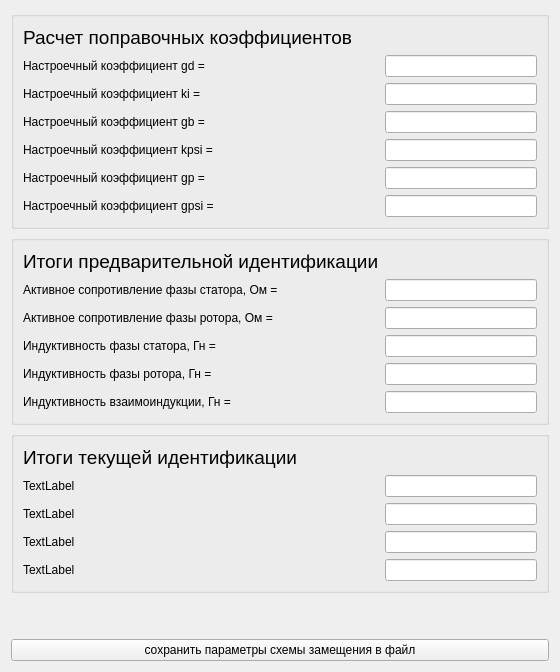
      <widget class="QWidget" name="page_3">
       <layout class="QVBoxLayout" name="verticalLayout">
        <item>
         <widget class="QGroupBox" name="groupBox">
          <property name="sizePolicy">
           <sizepolicy hsizetype="Preferred" vsizetype="Fixed">
            <horstretch>0</horstretch>
            <verstretch>0</verstretch>
           </sizepolicy>
          </property>
          <property name="minimumSize">
           <size>
            <width>0</width>
            <height>0</height>
           </size>
          </property>
          <property name="title">
           <string/>
          </property>
          <layout class="QGridLayout" name="gridLayout_5">
           <item row="4" column="0">
            <widget class="QLabel" name="label_19">
             <property name="text">
              <string>Настроечный коэффициент kpsi =</string>
             </property>
            </widget>
           </item>
           <item row="5" column="0">
            <widget class="QLabel" name="label_17">
             <property name="text">
              <string>Настроечный коэффициент gp =</string>
             </property>
            </widget>
           </item>
           <item row="1" column="1">
            <widget class="QLineEdit" name="lineEdit_13">
             <property name="enabled">
              <bool>true</bool>
             </property>
             <property name="sizePolicy">
              <sizepolicy hsizetype="Fixed" vsizetype="Fixed">
               <horstretch>0</horstretch>
               <verstretch>0</verstretch>
              </sizepolicy>
             </property>
             <property name="minimumSize">
              <size>
               <width>152</width>
               <height>0</height>
              </size>
             </property>
             <property name="maximumSize">
              <size>
               <width>16777215</width>
               <height>16777215</height>
              </size>
             </property>
            </widget>
           </item>
           <item row="0" column="0" colspan="2">
            <widget class="QLabel" name="label_3">
             <property name="sizePolicy">
              <sizepolicy hsizetype="Preferred" vsizetype="Fixed">
               <horstretch>0</horstretch>
               <verstretch>0</verstretch>
              </sizepolicy>
             </property>
             <property name="text">
              <string>&lt;html&gt;&lt;head/&gt;&lt;body&gt;&lt;p&gt;&lt;span style=&quot; font-size:14pt;&quot;&gt;Расчет поправочных коэффициентов&lt;/span&gt;&lt;/p&gt;&lt;/body&gt;&lt;/html&gt;</string>
             </property>
            </widget>
           </item>
           <item row="3" column="1">
            <widget class="QLineEdit" name="lineEdit_14">
             <property name="sizePolicy">
              <sizepolicy hsizetype="Fixed" vsizetype="Fixed">
               <horstretch>0</horstretch>
               <verstretch>0</verstretch>
              </sizepolicy>
             </property>
             <property name="minimumSize">
              <size>
               <width>152</width>
               <height>0</height>
              </size>
             </property>
             <property name="maximumSize">
              <size>
               <width>16777215</width>
               <height>16777215</height>
              </size>
             </property>
            </widget>
           </item>
           <item row="2" column="0">
            <widget class="QLabel" name="label_18">
             <property name="text">
              <string>Настроечный коэффициент ki =</string>
             </property>
            </widget>
           </item>
           <item row="5" column="1">
            <widget class="QLineEdit" name="lineEdit_15">
             <property name="sizePolicy">
              <sizepolicy hsizetype="Fixed" vsizetype="Fixed">
               <horstretch>0</horstretch>
               <verstretch>0</verstretch>
              </sizepolicy>
             </property>
             <property name="minimumSize">
              <size>
               <width>152</width>
               <height>0</height>
              </size>
             </property>
             <property name="maximumSize">
              <size>
               <width>16777215</width>
               <height>16777215</height>
              </size>
             </property>
            </widget>
           </item>
           <item row="6" column="0">
            <widget class="QLabel" name="label_21">
             <property name="text">
              <string>Настроечный коэффициент gpsi =</string>
             </property>
            </widget>
           </item>
           <item row="6" column="1">
            <widget class="QLineEdit" name="lineEdit_18">
             <property name="sizePolicy">
              <sizepolicy hsizetype="Fixed" vsizetype="Fixed">
               <horstretch>0</horstretch>
               <verstretch>0</verstretch>
              </sizepolicy>
             </property>
             <property name="minimumSize">
              <size>
               <width>152</width>
               <height>0</height>
              </size>
             </property>
             <property name="maximumSize">
              <size>
               <width>16777215</width>
               <height>16777215</height>
              </size>
             </property>
            </widget>
           </item>
           <item row="3" column="0">
            <widget class="QLabel" name="label_20">
             <property name="text">
              <string>Настроечный коэффициент gb =</string>
             </property>
            </widget>
           </item>
           <item row="4" column="1">
            <widget class="QLineEdit" name="lineEdit_17">
             <property name="sizePolicy">
              <sizepolicy hsizetype="Fixed" vsizetype="Fixed">
               <horstretch>0</horstretch>
               <verstretch>0</verstretch>
              </sizepolicy>
             </property>
             <property name="minimumSize">
              <size>
               <width>152</width>
               <height>0</height>
              </size>
             </property>
             <property name="maximumSize">
              <size>
               <width>16777215</width>
               <height>16777215</height>
              </size>
             </property>
            </widget>
           </item>
           <item row="2" column="1">
            <widget class="QLineEdit" name="lineEdit_16">
             <property name="sizePolicy">
              <sizepolicy hsizetype="Fixed" vsizetype="Fixed">
               <horstretch>0</horstretch>
               <verstretch>0</verstretch>
              </sizepolicy>
             </property>
             <property name="minimumSize">
              <size>
               <width>152</width>
               <height>0</height>
              </size>
             </property>
             <property name="maximumSize">
              <size>
               <width>16777215</width>
               <height>16777215</height>
              </size>
             </property>
            </widget>
           </item>
           <item row="1" column="0">
            <widget class="QLabel" name="label_16">
             <property name="sizePolicy">
              <sizepolicy hsizetype="Preferred" vsizetype="Preferred">
               <horstretch>0</horstretch>
               <verstretch>0</verstretch>
              </sizepolicy>
             </property>
             <property name="minimumSize">
              <size>
               <width>0</width>
               <height>0</height>
              </size>
             </property>
             <property name="maximumSize">
              <size>
               <width>16777215</width>
               <height>16777215</height>
              </size>
             </property>
             <property name="text">
              <string>Настроечный коэффициент gd =</string>
             </property>
            </widget>
           </item>
          </layout>
         </widget>
        </item>
        <item>
         <widget class="QGroupBox" name="groupBox_2">
          <property name="enabled">
           <bool>true</bool>
          </property>
          <property name="sizePolicy">
           <sizepolicy hsizetype="Fixed" vsizetype="Fixed">
            <horstretch>0</horstretch>
            <verstretch>0</verstretch>
           </sizepolicy>
          </property>
          <property name="minimumSize">
           <size>
            <width>500</width>
            <height>0</height>
           </size>
          </property>
          <property name="maximumSize">
           <size>
            <width>550</width>
            <height>16777215</height>
           </size>
          </property>
          <property name="title">
           <string/>
          </property>
          <layout class="QGridLayout" name="gridLayout_9">
           <item row="0" column="0">
            <widget class="QLabel" name="label_15">
             <property name="sizePolicy">
              <sizepolicy hsizetype="Preferred" vsizetype="Fixed">
               <horstretch>0</horstretch>
               <verstretch>0</verstretch>
              </sizepolicy>
             </property>
             <property name="text">
              <string>&lt;html&gt;&lt;head/&gt;&lt;body&gt;&lt;p&gt;&lt;span style=&quot; font-size:14pt;&quot;&gt;Итоги предварительной идентификации&lt;/span&gt;&lt;/p&gt;&lt;/body&gt;&lt;/html&gt;</string>
             </property>
            </widget>
           </item>
           <item row="4" column="0">
            <widget class="QLabel" name="label_13">
             <property name="text">
              <string>Индуктивность фазы ротора, Гн =</string>
             </property>
            </widget>
           </item>
           <item row="2" column="0">
            <widget class="QLabel" name="label_11">
             <property name="text">
              <string>Активное сопротивление фазы ротора, Ом =</string>
             </property>
            </widget>
           </item>
           <item row="1" column="1">
            <widget class="QLineEdit" name="lineEdit_12">
             <property name="enabled">
              <bool>true</bool>
             </property>
             <property name="sizePolicy">
              <sizepolicy hsizetype="Fixed" vsizetype="Fixed">
               <horstretch>0</horstretch>
               <verstretch>0</verstretch>
              </sizepolicy>
             </property>
             <property name="minimumSize">
              <size>
               <width>152</width>
               <height>0</height>
              </size>
             </property>
             <property name="maximumSize">
              <size>
               <width>16777215</width>
               <height>16777215</height>
              </size>
             </property>
            </widget>
           </item>
           <item row="1" column="0">
            <widget class="QLabel" name="label_10">
             <property name="layoutDirection">
              <enum>Qt::LeftToRight</enum>
             </property>
             <property name="text">
              <string>Активное сопротивление фазы статора, Ом =</string>
             </property>
            </widget>
           </item>
           <item row="4" column="1">
            <widget class="QLineEdit" name="lineEdit_9">
             <property name="sizePolicy">
              <sizepolicy hsizetype="Fixed" vsizetype="Fixed">
               <horstretch>0</horstretch>
               <verstretch>0</verstretch>
              </sizepolicy>
             </property>
             <property name="minimumSize">
              <size>
               <width>152</width>
               <height>0</height>
              </size>
             </property>
             <property name="maximumSize">
              <size>
               <width>16777215</width>
               <height>16777215</height>
              </size>
             </property>
            </widget>
           </item>
           <item row="3" column="0">
            <widget class="QLabel" name="label_12">
             <property name="text">
              <string>Индуктивность фазы статора, Гн =</string>
             </property>
            </widget>
           </item>
           <item row="6" column="1">
            <widget class="QLineEdit" name="lineEdit_8">
             <property name="sizePolicy">
              <sizepolicy hsizetype="Fixed" vsizetype="Fixed">
               <horstretch>0</horstretch>
               <verstretch>0</verstretch>
              </sizepolicy>
             </property>
             <property name="minimumSize">
              <size>
               <width>152</width>
               <height>0</height>
              </size>
             </property>
             <property name="maximumSize">
              <size>
               <width>16777215</width>
               <height>16777215</height>
              </size>
             </property>
            </widget>
           </item>
           <item row="3" column="1">
            <widget class="QLineEdit" name="lineEdit_10">
             <property name="sizePolicy">
              <sizepolicy hsizetype="Fixed" vsizetype="Fixed">
               <horstretch>0</horstretch>
               <verstretch>0</verstretch>
              </sizepolicy>
             </property>
             <property name="minimumSize">
              <size>
               <width>152</width>
               <height>0</height>
              </size>
             </property>
             <property name="maximumSize">
              <size>
               <width>16777215</width>
               <height>16777215</height>
              </size>
             </property>
            </widget>
           </item>
           <item row="2" column="1">
            <widget class="QLineEdit" name="lineEdit_11">
             <property name="sizePolicy">
              <sizepolicy hsizetype="Fixed" vsizetype="Fixed">
               <horstretch>0</horstretch>
               <verstretch>0</verstretch>
              </sizepolicy>
             </property>
             <property name="minimumSize">
              <size>
               <width>152</width>
               <height>0</height>
              </size>
             </property>
             <property name="maximumSize">
              <size>
               <width>16777215</width>
               <height>16777215</height>
              </size>
             </property>
            </widget>
           </item>
           <item row="6" column="0">
            <widget class="QLabel" name="label_14">
             <property name="text">
              <string>Индуктивность взаимоиндукции, Гн =</string>
             </property>
            </widget>
           </item>
          </layout>
         </widget>
        </item>
        <item>
         <widget class="QGroupBox" name="groupBox_3">
          <property name="sizePolicy">
           <sizepolicy hsizetype="Fixed" vsizetype="Fixed">
            <horstretch>0</horstretch>
            <verstretch>0</verstretch>
           </sizepolicy>
          </property>
          <property name="minimumSize">
           <size>
            <width>500</width>
            <height>0</height>
           </size>
          </property>
          <property name="maximumSize">
           <size>
            <width>550</width>
            <height>16777215</height>
           </size>
          </property>
          <layout class="QGridLayout" name="gridLayout_32">
           <item row="1" column="1">
            <widget class="QLabel" name="label_42">
             <property name="text">
              <string>TextLabel</string>
             </property>
            </widget>
           </item>
           <item row="1" column="2">
            <widget class="QLineEdit" name="lineEdit_3">
             <property name="sizePolicy">
              <sizepolicy hsizetype="Fixed" vsizetype="Fixed">
               <horstretch>0</horstretch>
               <verstretch>0</verstretch>
              </sizepolicy>
             </property>
             <property name="minimumSize">
              <size>
               <width>152</width>
               <height>0</height>
              </size>
             </property>
            </widget>
           </item>
           <item row="2" column="1">
            <widget class="QLabel" name="label_43">
             <property name="text">
              <string>TextLabel</string>
             </property>
            </widget>
           </item>
           <item row="2" column="2">
            <widget class="QLineEdit" name="lineEdit_4">
             <property name="sizePolicy">
              <sizepolicy hsizetype="Fixed" vsizetype="Fixed">
               <horstretch>0</horstretch>
               <verstretch>0</verstretch>
              </sizepolicy>
             </property>
             <property name="minimumSize">
              <size>
               <width>152</width>
               <height>0</height>
              </size>
             </property>
            </widget>
           </item>
           <item row="3" column="1">
            <widget class="QLabel" name="label_44">
             <property name="text">
              <string>TextLabel</string>
             </property>
            </widget>
           </item>
           <item row="3" column="2">
            <widget class="QLineEdit" name="lineEdit_5">
             <property name="sizePolicy">
              <sizepolicy hsizetype="Fixed" vsizetype="Fixed">
               <horstretch>0</horstretch>
               <verstretch>0</verstretch>
              </sizepolicy>
             </property>
             <property name="minimumSize">
              <size>
               <width>152</width>
               <height>0</height>
              </size>
             </property>
            </widget>
           </item>
           <item row="4" column="1">
            <widget class="QLabel" name="label_45">
             <property name="text">
              <string>TextLabel</string>
             </property>
            </widget>
           </item>
           <item row="4" column="2">
            <widget class="QLineEdit" name="lineEdit_6">
             <property name="sizePolicy">
              <sizepolicy hsizetype="Fixed" vsizetype="Fixed">
               <horstretch>0</horstretch>
               <verstretch>0</verstretch>
              </sizepolicy>
             </property>
             <property name="minimumSize">
              <size>
               <width>152</width>
               <height>0</height>
              </size>
             </property>
            </widget>
           </item>
           <item row="0" column="1">
            <widget class="QLabel" name="label_41">
             <property name="sizePolicy">
              <sizepolicy hsizetype="Preferred" vsizetype="Fixed">
               <horstretch>0</horstretch>
               <verstretch>0</verstretch>
              </sizepolicy>
             </property>
             <property name="text">
              <string>&lt;html&gt;&lt;head/&gt;&lt;body&gt;&lt;p&gt;&lt;span style=&quot; font-size:14pt;&quot;&gt;Итоги текущей идентификации&lt;/span&gt;&lt;/p&gt;&lt;/body&gt;&lt;/html&gt;</string>
             </property>
            </widget>
           </item>
          </layout>
         </widget>
        </item>
        <item>
         <spacer name="verticalSpacer">
          <property name="orientation">
           <enum>Qt::Vertical</enum>
          </property>
          <property name="sizeHint" stdset="0">
           <size>
            <width>20</width>
            <height>40</height>
           </size>
          </property>
         </spacer>
        </item>
        <item>
         <widget class="QPushButton" name="save_identf_in_file">
          <property name="text">
           <string>сохранить параметры схемы замещения в файл</string>
          </property>
         </widget>
        </item>
       </layout>
      </widget>
